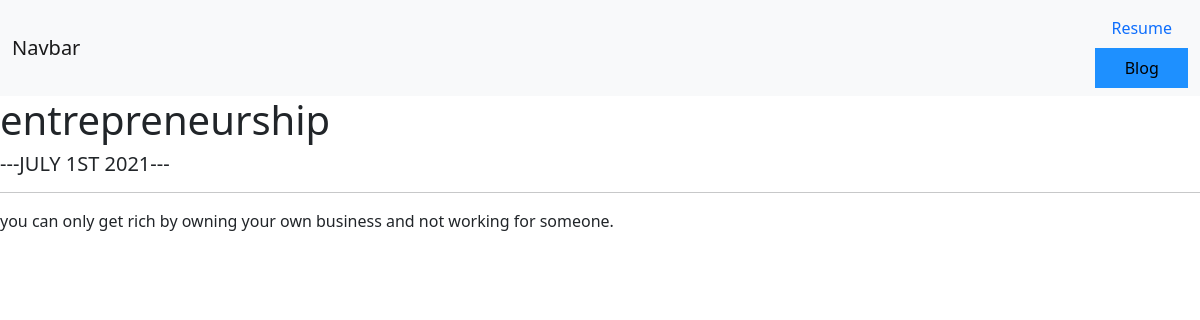
The page /blog/6/ on the database its author committed.
### blog/models.py (models this page shows, shortened)
class Blog(models.Model):
    title=models.CharField(max_length=100)
    date=models.DateField(auto_now=True)
    description=models.TextField()

### blog/views.py (the view)
# urls.py: path('<int:blog_id>/',views.detail, name='detail'),
def detail(request,blog_id):
    blog= get_object_or_404(Blog, pk= blog_id)
    blog_desc = Blog.objects.all()
    return render(request,'blog/detail.html', {'blog':blog,'blog_desc':blog_desc} )

### blog/templates/blog/detail.html
{%  extends  'portfolio/base.html' %}
{%  block content%}
<h1>{{ blog.title }}</h1>
<h5>---{{   blog.date|date:'F jS Y'|upper }}---</h5>
<hr>
<p>{{ blog.description|safe  }}</p>
{%  endblock %}

### rows shown on the page
Blog: title "entrepreneurship", date "JULY 1ST 2021", description "you can only get rich by owning your own business and not working for someone."
